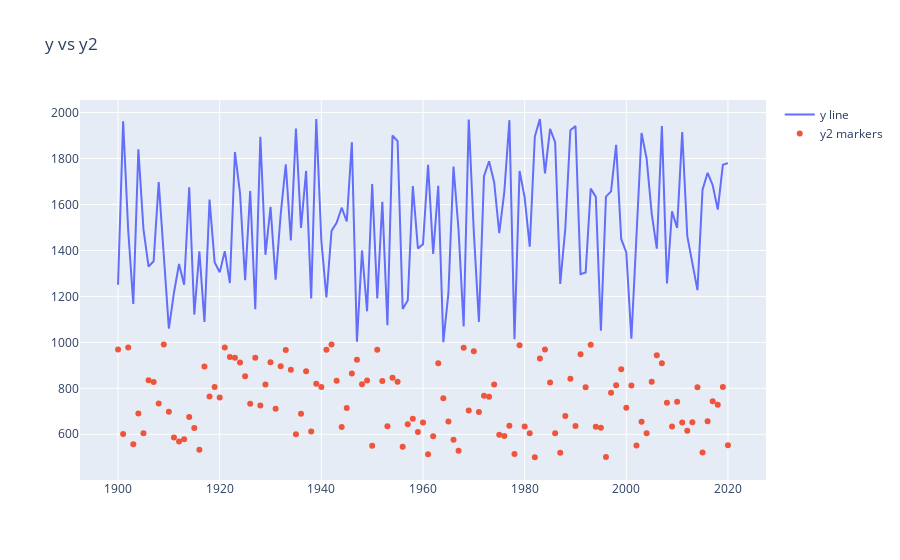

Here is the notebook cell this chart was saved with:
### Markdown cell above
Stworzenie wykresu

### Code cell
fig = go.Figure()
# Wykres liniowy
fig.add_trace(go.Scatter(x=x,y=y,name='y line'))

# Wykres punktowy
fig.add_trace(go.Scatter(x=x,y=y2,name='y2 markers',mode='markers'))
fig.update_layout(title='y vs y2')
iplot(fig)
